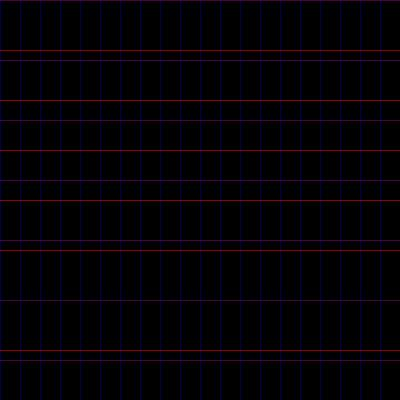
#> input picture unit-1/lesson-4/assignment-4/part1pic1.jpg, 400 x 400 px
$ python part2.py part1pic1.jpg part1pic2.jpg part1pic2.jpg part1pic2.jpg
#> lines starting #> are read from the running program, lines starting #| are printed output that depends on the picture
import sys
from PIL import Image


if len(sys.argv) <= 4:
    exit("This program requires more than four arguments: the name of four or more image files to combine.")


img1 = Image.open( sys.argv[1] )
#> img1 is the input picture: PIL image 400x400 RGB; mean R, G, B 4.7, 1.5, 7.1
img2 = Image.open( sys.argv[2] )
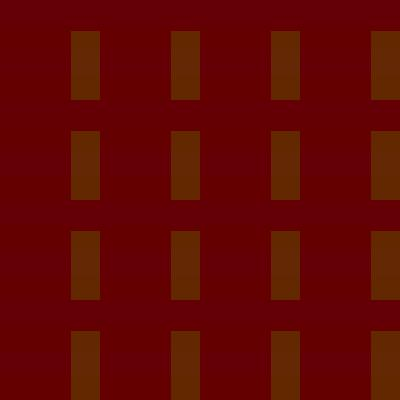
#> input picture unit-1/lesson-4/assignment-4/part1pic2.jpg, 400 x 400 px
#> img2 is the input picture: PIL image 400x400 RGB; mean R, G, B 99.9, 8, 3.2
img3 = Image.open( sys.argv[3] )
img4 = Image.open( sys.argv[4] )


# [15 lines of commented-out code are left out]

new_img = Image.new( "RGBA", (600,600), (0,0,0,0) )
#> new_img: PIL image 600x600 RGBA; every value is 0

img1.thumbnail( (400,400) )
img2.thumbnail( (400,400) )
img3.thumbnail( (400,400) )
img4.thumbnail( (400,400) )

new_img.paste(img1, (0,0))
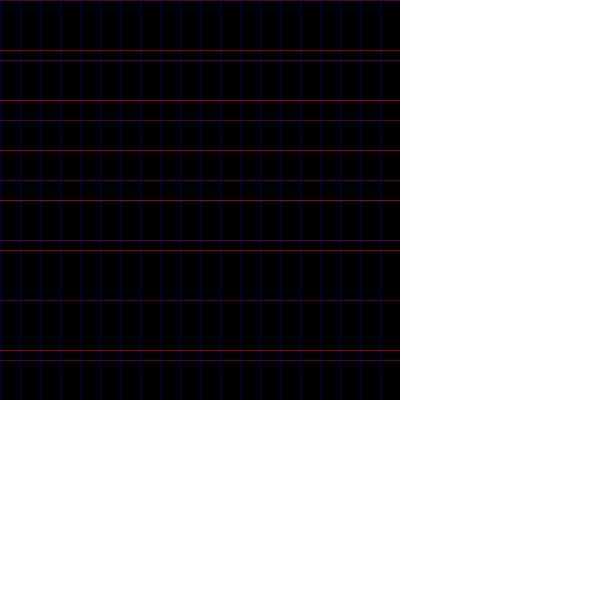
#> new_img: PIL image 600x600 RGBA; mean R, G, B, A 2.1, 0.7, 3.2, 113.3; transparent parts drawn white

img2.putalpha(128)
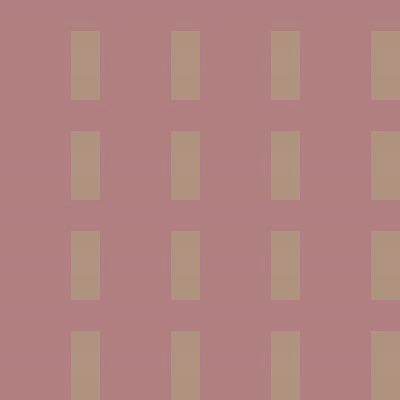
#> img2: PIL image 400x400 RGBA; mean R, G, B, A 99.9, 8, 3.2, 128; transparent parts drawn white
new_img.alpha_composite(img2, (200,50))
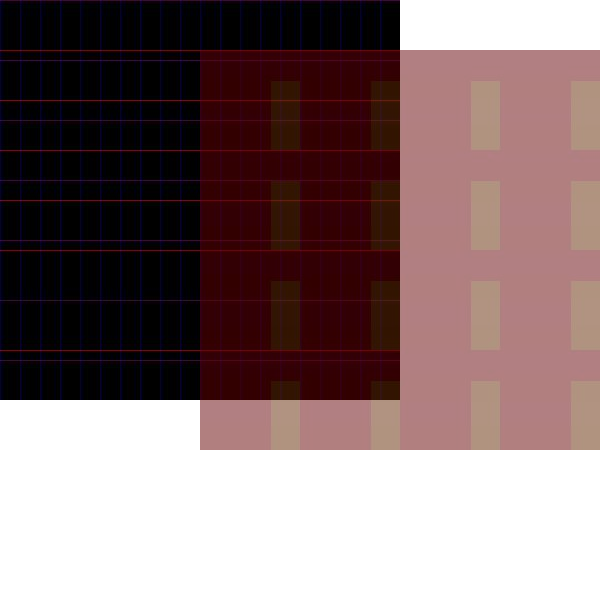
#> new_img: PIL image 600x600 RGBA; mean R, G, B, A 36.3, 3.3, 3.6, 145.3; transparent parts drawn white

img3.putalpha(200)
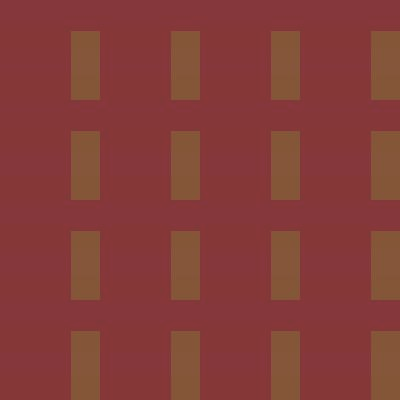
#> img3: PIL image 400x400 RGBA; mean R, G, B, A 99.9, 8, 3.2, 200; transparent parts drawn white

new_img.alpha_composite(img3, (20,300))
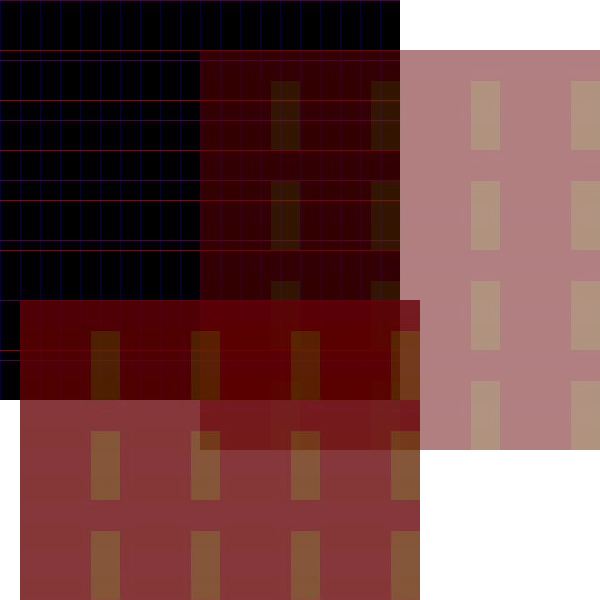
#> new_img: PIL image 600x600 RGBA; mean R, G, B, A 61.3, 5.3, 4, 187.3; transparent parts drawn white
new_img.paste(img4, (300,450))
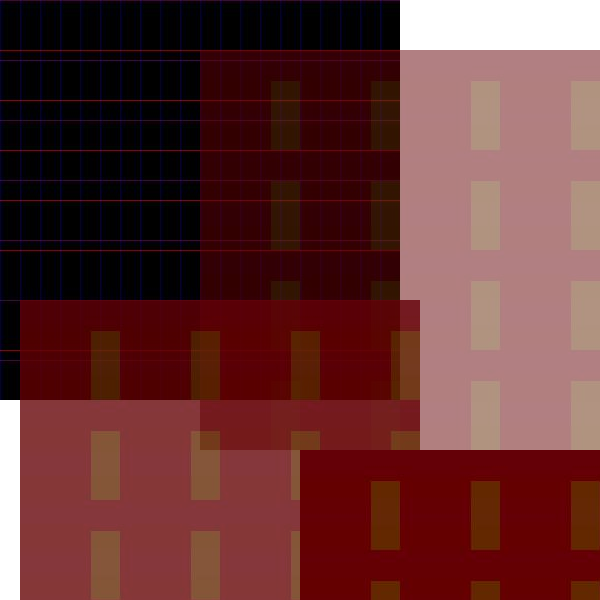
#> new_img: PIL image 600x600 RGBA; mean R, G, B, A 68.8, 5.5, 4.2, 209.2; transparent parts drawn white

new_img.save("part2pic3.png")
